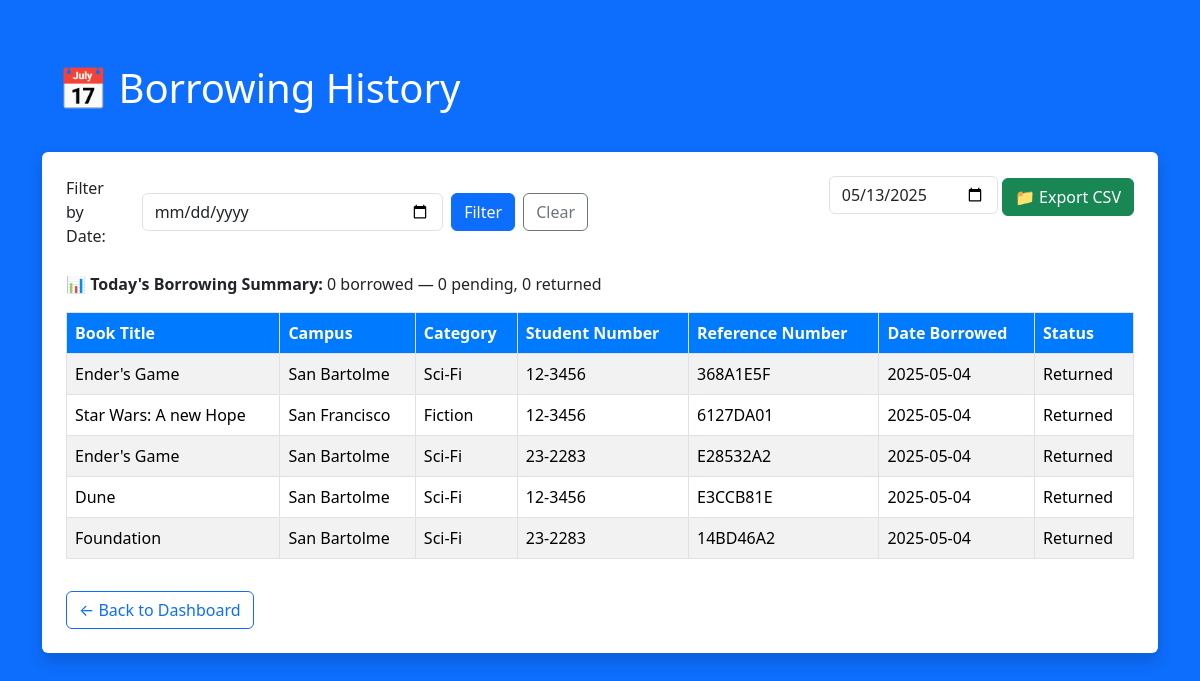
Screenshot of /admin_history.php (signed in) with the database file from the repository.
### tables this page shows
CREATE TABLE `borrowings` (
  `id` int(11) NOT NULL,
  `book_id` int(11) NOT NULL,
  `borrow_ref` varchar(50) DEFAULT NULL,
  `borrow_date` date DEFAULT NULL,
  `student_number` varchar(50) DEFAULT NULL,
  `status` varchar(20) DEFAULT NULL,
  `return_date` date DEFAULT NULL
);

CREATE TABLE `books` (
  `id` int(11) NOT NULL,
  `campus` varchar(25) NOT NULL,
  `title` varchar(255) NOT NULL,
  `author` varchar(255) DEFAULT NULL,
  `year` int(11) DEFAULT NULL,
  `quantity` int(11) DEFAULT NULL,
  `category` varchar(100) DEFAULT NULL
);

CREATE TABLE `users` (
  `id` int(11) NOT NULL,
  `student_number` varchar(20) NOT NULL,
  `full_name` varchar(255) DEFAULT NULL,
  `password` varchar(255) NOT NULL,
  `role` enum('student','admin') NOT NULL
);

### admin_history.php (the view, shortened to what this page needs)
<?php
include('db_connection.php');
$today = date('Y-m-d');
$filterDate = $_GET['date'] ?? null;
$query = "
    SELECT b.campus, b.title, b.category, u.student_number, br.borrow_ref, br.borrow_date, br.status
    FROM borrowings br
    JOIN books b ON br.book_id = b.id
    JOIN users u ON br.student_number = u.student_number
";
if ($filterDate) {
    $query .= " WHERE DATE(br.borrow_date) = ?";
    $stmt = $conn->prepare($query);
    $stmt->bind_param("s", $filterDate);
} else {
    $query .= " ORDER BY br.borrow_date DESC";
    $stmt = $conn->prepare($query);
}
$stmt->execute();
$result = $stmt->get_result();
$count_stmt = $conn->prepare("
    SELECT
        SUM(status = 'Pending') AS pending_count,
        SUM(status = 'Returned') AS returned_count
    FROM borrowings
    WHERE DATE(borrow_date) = ?
");
$count_stmt->bind_param("s", $today);
$count_stmt->execute();
$count_result = $count_stmt->get_result()->fetch_assoc();
$pending_count = $count_result['pending_count'] ?? 0;
$returned_count = $count_result['returned_count'] ?? 0;
$total_count = $pending_count + $returned_count;
?>
<!DOCTYPE html>
<html>
<head>
    <link href="https://cdn.jsdelivr.net/npm/bootstrap@5.3.3/dist/css/bootstrap.min.css" rel="stylesheet">
</head>
<body>
<div class="container py-5">
    <h1 class="mb-4 bg-primary text-white p-3 rounded">📅 Borrowing History</h1>
    <div class="bg-white p-4 rounded shadow text-dark">
        <div class="row mb-4">
            <div class="col-md-6">
                <form method="get" class="d-flex align-items-center gap-2">
                    <label for="date" class="form-label mb-0">Filter by Date:</label>
                    <input type="date" id="date" name="date" class="form-control" value="<?= htmlspecialchars($filterDate); ?>">
                    <button type="submit" class="btn btn-primary">Filter</button>
                    <a href="admin_history.php" class="btn btn-outline-secondary">Clear</a>
                </form>
            </div>
            <div class="col-md-6 text-md-end mt-3 mt-md-0">
                <form method="post" action="export_csv.php" target="_blank" class="d-inline-block">
                    <input type="date" name="export_date" class="form-control d-inline-block w-auto" value="<?= htmlspecialchars($filterDate ?? $today); ?>">
                    <button type="submit" name="export_csv" class="btn btn-success">📁 Export CSV</button>
                </form>
            </div>
        </div>
        <p><strong>📊 Today's Borrowing Summary:</strong> <?= $total_count ?> borrowed — <?= $pending_count ?> pending, <?= $returned_count ?> returned</p>
        <div class="table-responsive">
            <table class="table table-striped table-bordered align-middle">
                <thead>
                    <tr>
                        <th>Book Title</th>
                        <th>Campus</th>
                        <th>Category</th>
                        <th>Student Number</th>
                        <th>Reference Number</th>
                        <th>Date Borrowed</th>
                        <th>Status</th>
                    </tr>
                </thead>
                <tbody>
                    <?php while ($row = $result->fetch_assoc()) : ?>
                    <tr>
                        <td><?= htmlspecialchars($row['title']) ?></td>
                        <td><?= htmlspecialchars($row['campus']) ?></td>
                        <td><?= htmlspecialchars($row['category']) ?></td>
                        <td><?= htmlspecialchars($row['student_number']) ?></td>
                        <td><?= htmlspecialchars($row['borrow_ref']) ?></td>
                        <td><?= htmlspecialchars($row['borrow_date']) ?></td>
                        <td><?= htmlspecialchars($row['status']) ?></td>
                    </tr>
                    <?php endwhile; ?>
                </tbody>
            </table>
        </div>
        <a href="admin_dashboard.php" class="btn btn-outline-primary mt-3">← Back to Dashboard</a>
    </div>
</div>
</body>
</html>

### admin_history.php (style rules this page uses)
body { background-color: #0d6efd; color: white; }
.table thead th { background-color: #007bff; color: white; }
.form-label { margin-right: 10px; }

### rows the page displays
borrowings: book.title "Ender's Game", book.campus "San Bartolme", book.category "Sci-Fi", users.student_number "12-3456", borrow_ref "368A1E5F", borrow_date "2025-05-04", status "Returned"
borrowings: book.title "Star Wars: A new Hope", book.campus "San Francisco", book.category "Fiction", users.student_number "12-3456", borrow_ref "6127DA01", borrow_date "2025-05-04", status "Returned"
borrowings: book.title "Ender's Game", book.campus "San Bartolme", book.category "Sci-Fi", users.student_number "23-2283", borrow_ref "E28532A2", borrow_date "2025-05-04", status "Returned"
borrowings: book.title "Dune", book.campus "San Bartolme", book.category "Sci-Fi", users.student_number "12-3456", borrow_ref "E3CCB81E", borrow_date "2025-05-04", status "Returned"
borrowings: book.title "Foundation", book.campus "San Bartolme", book.category "Sci-Fi", users.student_number "23-2283", borrow_ref "14BD46A2", borrow_date "2025-05-04", status "Returned"

### other values shown
$total_count "0"
$pending_count "0"
$returned_count "0"
